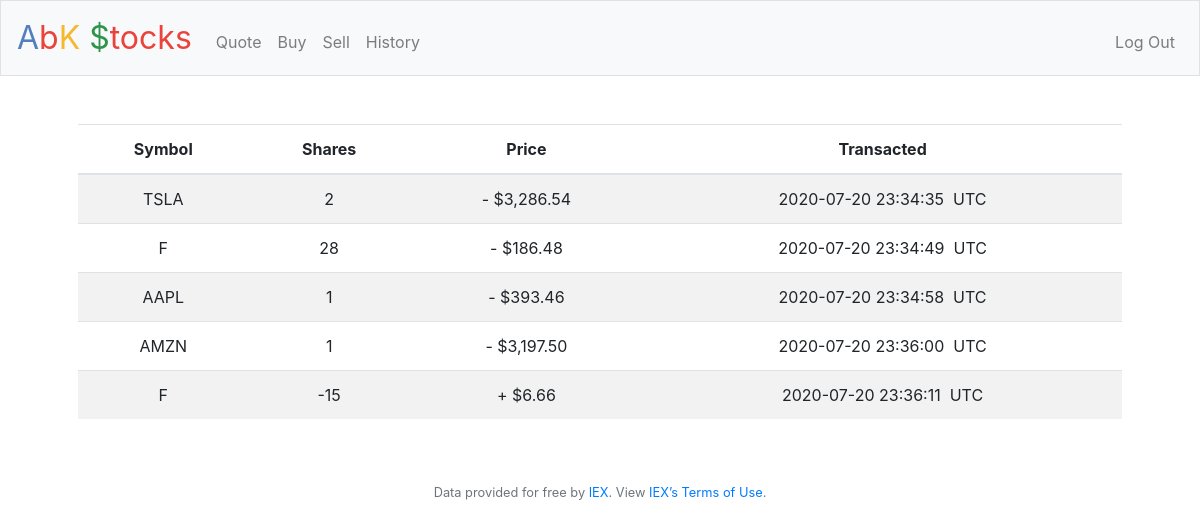
The page /history (signed in) on the database its author committed.
### tables this page shows
CREATE TABLE 'history' ('personid' INTEGER NOT NULL, 'stock' TEXT NOT NULL, 'shares' NUMERIC NOT NULL, 'price' NUMERIC NOT NULL, 'time' TIMESTAMP DEFAULT CURRENT_TIMESTAMP);

### app.py (the view)
@app.route("/history")
@login_required
def history():
    aDict = db.execute(
        'SELECT stock, shares, price, time FROM history WHERE personid = :id', id = session['user_id'])
    for i in range(len(aDict)):
        aDict[i]['price'] = usd(aDict[i]["price"], True)
    return render_template('history.html', aDict = aDict)

### app.py (called while the page is built)
@app.after_request
def after_request(response):
    response.headers["Cache-Control"] = "no-cache, no-store, must-revalidate"
    response.headers["Expires"] = 0
    response.headers["Pragma"] = "no-cache"
    return response

### helpers.py (called while the page is built)
def login_required(f):
    @wraps(f)
    def decorated_function(*args, **kwargs):
        if session.get("user_id") is None:
            return redirect("/login")
        return f(*args, **kwargs)
    return decorated_function

def usd(value, thing = False):
    if thing == True:
        if float(value) < 0:
            return f"+ ${abs(value):,.2f}"
        else:
            return f"- ${abs(value):,.2f}"
    else:
        return f"${value:,.2f}"

### templates/history.html (shortened to what this page needs)
{% extends "layout.html" %}
{% block main %}
<table class="table table-striped">
    <thead>
        <tr>
            <th>Symbol</th>
            <th>Shares</th>
            <th>Price</th>
            <th>Transacted</th>
        </tr>
    </thead>
    <tbody>
        {%for i in range(aDict|length)%}
        <tr>
            <td>{{aDict[i]['stock']}}</td>
            <td>{{aDict[i]['shares']}}</td>
            <td>{{aDict[i]['price']}}</td>
            <td>{{aDict[i]['time']}} &nbsp;UTC</td>
        </tr>
        {%endfor%}
    </tbody>
</table>
{% endblock %}

### templates/layout.html (shortened to what this page needs)
<!DOCTYPE html>
<html lang="en">
    <head>
        <link href="https://maxcdn.bootstrapcdn.com/bootstrap/4.1.3/css/bootstrap.min.css" rel="stylesheet">
        <link href="/static/styles.css" rel="stylesheet">
    </head>
    <body>
        <nav class="navbar navbar-expand-md navbar-light bg-light border">
            <a class="navbar-brand" href="/"><span class="blue">A</span><span class="red">b</span><span class="yellow">K</span><span class="red"> </span> <span class="green">$</span><span class="red">tocks</span></a>
            <div class="collapse navbar-collapse" id="navbar">
                {% if session.user_id %}
                    <ul class="navbar-nav mr-auto mt-2">
                        <li class="nav-item"><a class="nav-link" href="/quote">Quote</a></li>
                        <li class="nav-item"><a class="nav-link" href="/buy">Buy</a></li>
                        <li class="nav-item"><a class="nav-link" href="/sell">Sell</a></li>
                        <li class="nav-item"><a class="nav-link" href="/history">History</a></li>
                    </ul>
                    <ul class="navbar-nav ml-auto mt-2">
                        <li class="nav-item"><a class="nav-link" href="/logout">Log Out</a></li>
                    </ul>
                {% else %}
                    <ul class="navbar-nav ml-auto mt-2">
                        <li class="nav-item"><a class="nav-link" href="/register">Sign Up</a></li>
                        <li class="nav-item"><a class="nav-link" href="/login">Log In</a></li>
                    </ul>
                {% endif %}
            </div>
        </nav>
        <main class="container p-5">
            {% block main %}{% endblock %}
        </main>
        <footer class="small text-center text-muted">
            Data provided for free by <a href="https://iextrading.com/developer">IEX</a>. View <a href="https://iextrading.com/api-exhibit-a/">IEX’s Terms of Use</a>.
        </footer>
    </body>
</html>

### static/styles.css (style rules this page uses)
nav .navbar-brand { font-size: xx-large; }
nav .navbar-brand .blue { color: #537fbe; }
nav .navbar-brand .red { color: #ea433b; }
nav .navbar-brand .yellow { color: #f5b82e; }
nav .navbar-brand .green { color: #2e944b; }
main { overflow-x: auto; text-align: center; }

### rows shown on the page
history: stock "TSLA", shares "2", price "- $3,286.54", time "2020-07-20 23:34:35"
history: stock "F", shares "28", price "- $186.48", time "2020-07-20 23:34:49"
history: stock "AAPL", shares "1", price "- $393.46", time "2020-07-20 23:34:58"
history: stock "AMZN", shares "1", price "- $3,197.50", time "2020-07-20 23:36:00"
history: stock "F", shares "-15", price "+ $6.66", time "2020-07-20 23:36:11"
